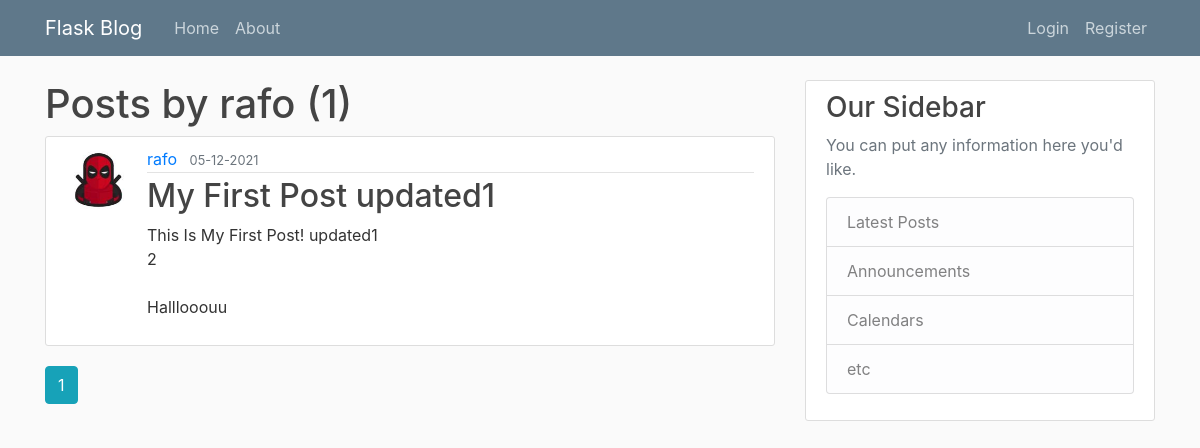
/user/rafo, run on an earlier commit of the app's database.
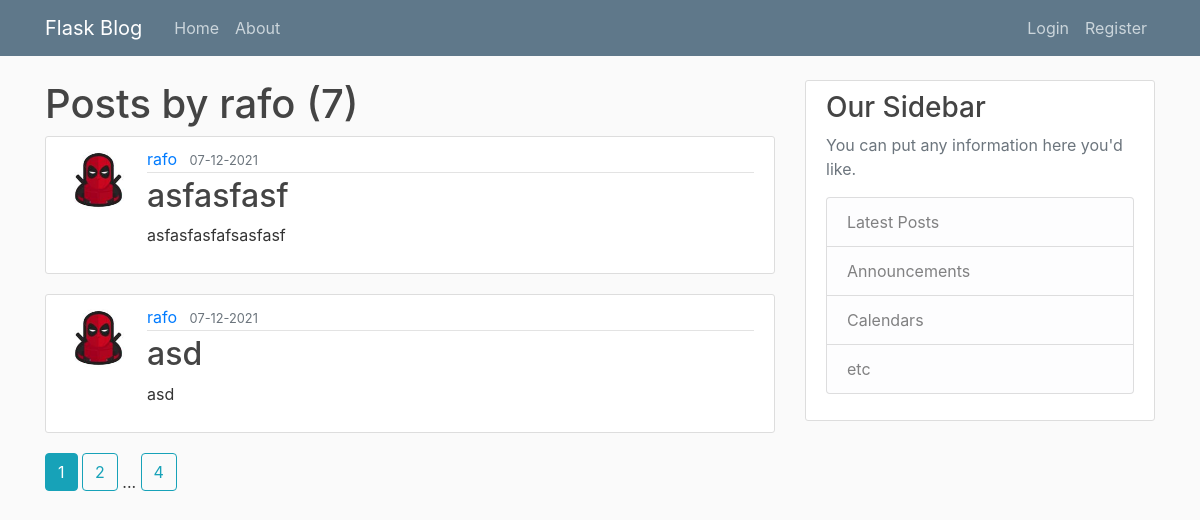
And on a later commit of the database.
### flaskblogdir/models.py (models this page shows, shortened)
class User(db.Model, UserMixin):
    id = db.Column(db.Integer, primary_key=True)
    username = db.Column(db.String(20), unique=True, nullable=False)
    email = db.Column(db.String(120), unique=True, nullable=False)
    image_file = db.Column(db.String(20), nullable=False, default="default.jpg")
    password = db.Column(db.String(60), nullable=False)
    posts = db.relationship("Post", backref="author", lazy=True)

class Post(db.Model):
    id = db.Column(db.Integer, primary_key=True)
    title = db.Column(db.String(100), nullable=False)
    date_posted = db.Column(db.DateTime, nullable=False, default=datetime.utcnow)
    content = db.Column(db.Text, nullable=False)
    user_id = db.Column(db.Integer, db.ForeignKey("user.id"), nullable=False)

### flaskblogdir/routes.py (the view)
@app.route('/user/<string:username>')
def user_posts(username):
    page = request.args.get("page", 1, type=int)
    user = User.query.filter_by(username=username).first_or_404()
    posts = Post.query.filter_by(author=user) \
        .order_by(Post.date_posted.desc()) \
        .paginate(per_page=2, page=page)
    return render_template("user_posts.html", posts=posts, user=user)

### flaskblogdir/templates/user_posts.html
{% extends "layout.html" %}
{% block content %}
    <h1 class="mg-3">Posts by {{ user.username }} ({{ posts.total }})</h1>
    {% for post in posts.items %}
            <article class="media content-section">
                <img class = "rounded-circle article-img" src="{{ url_for("static", filename="profile_pics/" + post.author.image_file) }}">
              <div class="media-body">
                <div class="article-metadata">
                  <a class="mr-2" href="{{ url_for("user_posts", username=post.author.username) }}">{{ post.author.username }}</a>
                  <small class="text-muted">{{ post.date_posted.strftime("%d-%m-%Y") }}</small>
                </div>
                  <h2><a class="article-title" href="{{ url_for("post", post_id=post.id) }}">{{ post.title }}</a></h2>
                <p class="article-content">{{ post.content }}</p>
              </div>
            </article>
    {% endfor %}
    {% for page_num in posts.iter_pages(left_edge=1, right_edge=1, left_current=1, right_current=2)  %}
        {% if page_num %}
            {% if posts.page == page_num %}
                <a class = "btn btn-info mb-4" href="{{ url_for("user_posts", username=user.username, page=page_num) }}">{{ page_num }}</a>
                {% else %}
                    <a class = "btn btn-outline-info mb-4" href="{{ url_for("user_posts", username=user.username, page=page_num) }}">{{ page_num }}</a>
                {% endif %}
        {% else %}
            ...
        {% endif %}
    {% endfor %}
{% endblock content %}

### flaskblogdir/templates/layout.html (shortened to what this page needs)
<!DOCTYPE html>
<html lang="en">
<head>
    <link rel="stylesheet" href="https://stackpath.bootstrapcdn.com/bootstrap/4.3.1/css/bootstrap.min.css">
    <link rel="stylesheet" type= "text/css" href="{{ url_for("static",filename = "main.css")}}">
</head>
<body>
    <header class="site-header">
      <nav class="navbar navbar-expand-md navbar-dark bg-steel fixed-top">
        <div class="container">
          <a class="navbar-brand mr-4" href="/">Flask Blog</a>
          <div class="collapse navbar-collapse" id="navbarToggle">
            <div class="navbar-nav mr-auto">
              <a class="nav-item nav-link" href="{{ url_for("index") }}">Home</a>
              <a class="nav-item nav-link" href="{{ url_for("about") }}">About</a>
            </div>
            <div class="navbar-nav">
                {% if current_user.is_authenticated %}
                    <a class="nav-item nav-link" href="{{ url_for("new_post") }}">New Post</a>
                    <a class="nav-item nav-link" href="{{ url_for("account") }}">Account</a>
                    <a class="nav-item nav-link" href="{{ url_for("logout") }}">Log Out</a>
                {% else %}
              <a class="nav-item nav-link" href="{{ url_for("login") }}">Login</a>
              <a class="nav-item nav-link" href="{{ url_for("register") }}">Register</a>
                {% endif %}
            </div>
          </div>
        </div>
      </nav>
    </header>
    <main role="main" class="container">
      <div class="row">
        <div class="col-md-8">
          {% block content %}{% endblock %}
        </div>
        <div class="col-md-4">
          <div class="content-section">
            <h3>Our Sidebar</h3>
            <p class='text-muted'>You can put any information here you'd like.
              <ul class="list-group">
                <li class="list-group-item list-group-item-light">Latest Posts</li>
                <li class="list-group-item list-group-item-light">Announcements</li>
                <li class="list-group-item list-group-item-light">Calendars</li>
                <li class="list-group-item list-group-item-light">etc</li>
              </ul>
            </p>
          </div>
        </div>
      </div>
    </main>
</body>
</html>

### flaskblogdir/static/main.css (style rules this page uses)
body { background: #fafafa; color: #333333; margin-top: 5rem; }
h1, h2, h3, h4, h5, h6 { color: #444444; }
.bg-steel { background-color: #5f788a; }
.site-header .navbar-nav .nav-link { color: #cbd5db; }
.content-section { background: #ffffff; padding: 10px 20px; border: 1px solid #dddddd; border-radius: 3px; margin-bottom: 20px; }
.article-title { color: #444444; }
.article-content { white-space: pre-line; }
.article-img { height: 65px; width: 65px; margin-right: 16px; }
.article-metadata { padding-bottom: 1px; margin-bottom: 4px; border-bottom: 1px solid #e3e3e3 }

What changed in the data, as far as the page shows it:
no longer on this page (row unchanged): Post: image_file (picture), author.username "rafo", date_posted "05-12-2021", title "My First Post updated1", content "This Is My First Post! updated1 2 Halllooouu"
added Post: image_file (picture), author.username "rafo", date_posted "07-12-2021", title "asfasfasf", content "asfasfasfafsasfasf"
added Post: image_file (picture), author.username "rafo", date_posted "07-12-2021", title "asd", content "asd"
Also different on the page:
{{ posts.total }}: "1" → "7"
new list line: "2"
new list line: "4"
